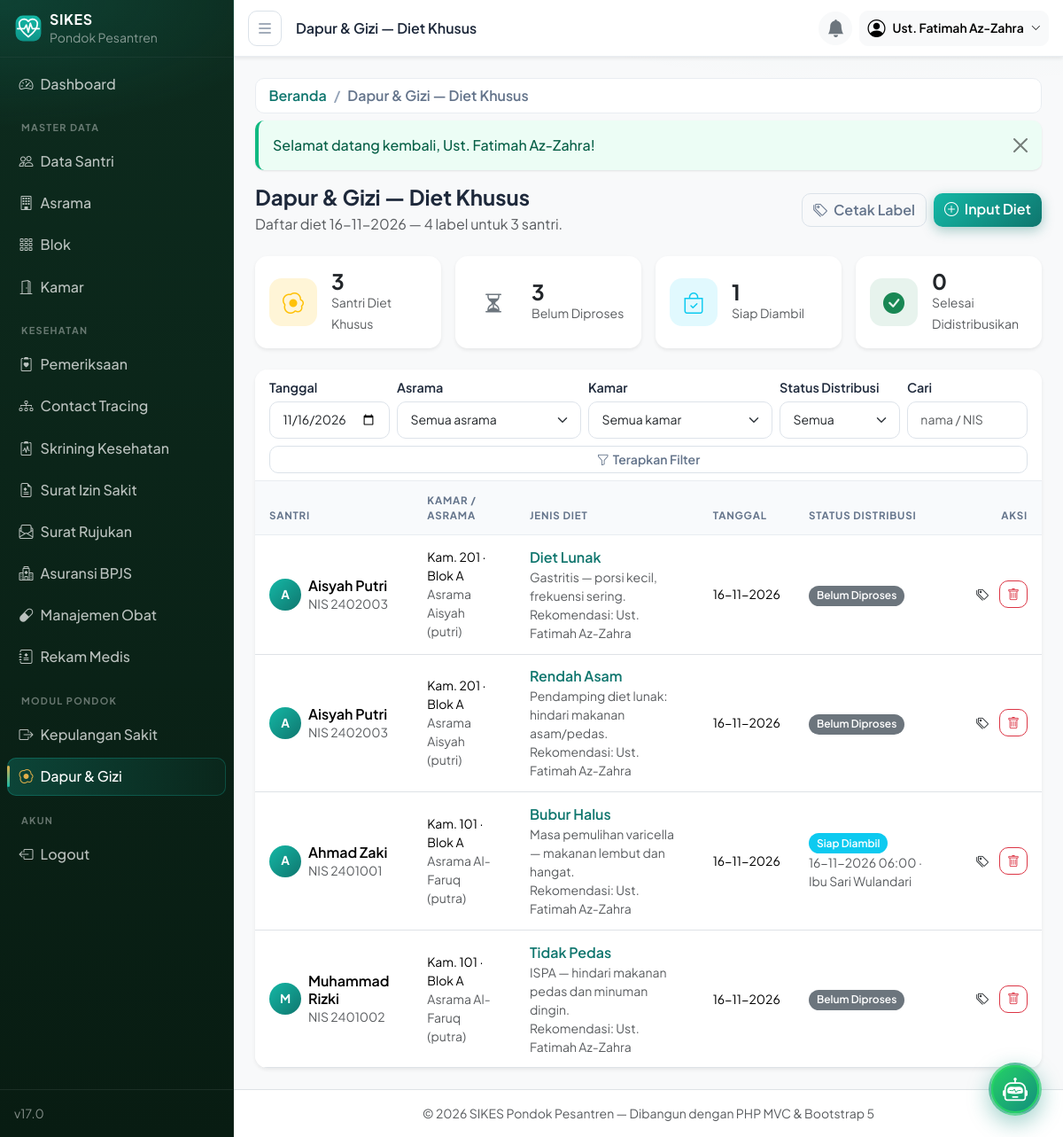
Page /gizi (signed in) on the committed database.
### tables this page shows
CREATE TABLE gizi_diet (
  id                    BIGINT UNSIGNED AUTO_INCREMENT PRIMARY KEY,
  santri_id             INT UNSIGNED NOT NULL,
  tanggal               DATE NOT NULL,
  jenis_diet            ENUM('bubur_halus','tidak_pedas','diet_lunak','lainnya') NOT NULL,
  jenis_lain            VARCHAR(100) DEFAULT NULL COMMENT 'wajib jika jenis_diet = lainnya',
  catatan_medis         TEXT DEFAULT NULL,
  status_distribusi     ENUM('belum','siap','selesai') NOT NULL DEFAULT 'belum',
  distribusi_at         DATETIME DEFAULT NULL,
  distribusi_petugas_id INT UNSIGNED DEFAULT NULL COMMENT 'petugas dapur',
  rekomendasi_id        INT UNSIGNED DEFAULT NULL COMMENT 'tenaga medis pemberi rekomendasi',
  created_at            TIMESTAMP NOT NULL DEFAULT CURRENT_TIMESTAMP,
  updated_at            TIMESTAMP NOT NULL DEFAULT CURRENT_TIMESTAMP ON UPDATE CURRENT_TIMESTAMP,
  UNIQUE KEY uq_gizi (santri_id, tanggal, jenis_diet),
  INDEX idx_gizi_tanggal (tanggal),
  INDEX idx_gizi_status (status_distribusi),
  CONSTRAINT fk_gizi_santri FOREIGN KEY (santri_id) REFERENCES santri (id)
    ON DELETE CASCADE ON UPDATE CASCADE,
  CONSTRAINT fk_gizi_rekomendasi FOREIGN KEY (rekomendasi_id) REFERENCES users (id)
    ON DELETE SET NULL ON UPDATE CASCADE,
  CONSTRAINT fk_gizi_distribusi FOREIGN KEY (distribusi_petugas_id) REFERENCES users (id)
    ON DELETE SET NULL ON UPDATE CASCADE
);

CREATE TABLE santri (
  id            INT UNSIGNED AUTO_INCREMENT PRIMARY KEY,
  nis           VARCHAR(20) NOT NULL UNIQUE,
  nisn          VARCHAR(15) DEFAULT NULL UNIQUE,
  nama          VARCHAR(100) NOT NULL,
  jenis_kelamin ENUM('L','P') NOT NULL,
  tempat_lahir  VARCHAR(100) DEFAULT NULL,
  tanggal_lahir DATE DEFAULT NULL,
  alamat        VARCHAR(255) DEFAULT NULL,
  no_telepon    VARCHAR(20) DEFAULT NULL,
  wali_id       INT UNSIGNED DEFAULT NULL,
  kamar_id      INT UNSIGNED DEFAULT NULL COMMENT 'NULL = belum ditempatkan',
  status        ENUM('aktif','nonaktif') NOT NULL DEFAULT 'aktif',
  created_at    TIMESTAMP NOT NULL DEFAULT CURRENT_TIMESTAMP,
  updated_at    TIMESTAMP NOT NULL DEFAULT CURRENT_TIMESTAMP ON UPDATE CURRENT_TIMESTAMP,
  INDEX idx_santri_nama (nama),
  INDEX idx_santri_status (status),
  CONSTRAINT fk_santri_wali FOREIGN KEY (wali_id) REFERENCES wali_santri (id)
    ON DELETE SET NULL ON UPDATE CASCADE,
  CONSTRAINT fk_santri_kamar FOREIGN KEY (kamar_id) REFERENCES kamar (id)
    ON DELETE SET NULL ON UPDATE CASCADE
);

CREATE TABLE kamar (
  id         INT UNSIGNED AUTO_INCREMENT PRIMARY KEY,
  blok_id    INT UNSIGNED NOT NULL,
  nama       VARCHAR(50)  NOT NULL,
  kapasitas  INT UNSIGNED NOT NULL DEFAULT 8,
  created_at TIMESTAMP NOT NULL DEFAULT CURRENT_TIMESTAMP,
  updated_at TIMESTAMP NOT NULL DEFAULT CURRENT_TIMESTAMP ON UPDATE CURRENT_TIMESTAMP,
  UNIQUE KEY uq_kamar (blok_id, nama),
  CONSTRAINT fk_kamar_blok FOREIGN KEY (blok_id) REFERENCES blok (id)
    ON DELETE RESTRICT ON UPDATE CASCADE
);

CREATE TABLE blok (
  id         INT UNSIGNED AUTO_INCREMENT PRIMARY KEY,
  asrama_id  INT UNSIGNED NOT NULL,
  nama       VARCHAR(100) NOT NULL,
  keterangan VARCHAR(255) DEFAULT NULL,
  created_at TIMESTAMP NOT NULL DEFAULT CURRENT_TIMESTAMP,
  updated_at TIMESTAMP NOT NULL DEFAULT CURRENT_TIMESTAMP ON UPDATE CURRENT_TIMESTAMP,
  UNIQUE KEY uq_blok (asrama_id, nama),
  CONSTRAINT fk_blok_asrama FOREIGN KEY (asrama_id) REFERENCES asrama (id)
    ON DELETE RESTRICT ON UPDATE CASCADE
);

CREATE TABLE asrama (
  id         INT UNSIGNED AUTO_INCREMENT PRIMARY KEY,
  nama       VARCHAR(100) NOT NULL,
  jenis      ENUM('putra','putri') NOT NULL,
  lokasi     VARCHAR(150) DEFAULT NULL,
  keterangan VARCHAR(255) DEFAULT NULL,
  created_at TIMESTAMP NOT NULL DEFAULT CURRENT_TIMESTAMP,
  updated_at TIMESTAMP NOT NULL DEFAULT CURRENT_TIMESTAMP ON UPDATE CURRENT_TIMESTAMP
);

CREATE TABLE users (
  id         INT UNSIGNED AUTO_INCREMENT PRIMARY KEY,
  nama       VARCHAR(100) NOT NULL,
  username   VARCHAR(50)  NOT NULL UNIQUE,
  email      VARCHAR(100) DEFAULT NULL,
  password   VARCHAR(255) NOT NULL COMMENT 'bcrypt via password_hash()',
  role_id    INT UNSIGNED NOT NULL,
  is_active  TINYINT(1) NOT NULL DEFAULT 1,
  last_login DATETIME DEFAULT NULL,
  created_at TIMESTAMP NOT NULL DEFAULT CURRENT_TIMESTAMP,
  updated_at TIMESTAMP NOT NULL DEFAULT CURRENT_TIMESTAMP ON UPDATE CURRENT_TIMESTAMP,
  CONSTRAINT fk_users_role FOREIGN KEY (role_id) REFERENCES roles (id)
    ON DELETE RESTRICT ON UPDATE CASCADE
);

### app/views/gizi/index.php (the view, shortened to what the rows shown need)
<?php
 $labelQs = base_url('/gizi/label-hari-ini?' . http_build_query(array_filter([
    'tanggal' => $filters['tanggal'], 'asrama' => $filters['asrama'] ?: null, 'kamar' => $filters['kamar'] ?: null,
])));
 $canRekomendasi = Auth::hasPermission('gizi.rekomendasi');
 $cards = [
    ['label' => 'Santri Diet Khusus',    'count' => $stats['santri'],  'color' => 'warning',   'icon' => 'bi-egg-fried'],
    ['label' => 'Belum Diproses',        'count' => $stats['belum'],   'color' => 'secondary', 'icon' => 'bi-hourglass-split'],
    ['label' => 'Siap Diambil',          'count' => $stats['siap'],    'color' => 'info',      'icon' => 'bi-bag-check'],
    ['label' => 'Selesai Didistribusikan','count' => $stats['selesai'],'color' => 'success',   'icon' => 'bi-check-circle-fill'],
];
?>
<div class="d-flex flex-wrap align-items-center justify-content-between mb-4 gap-2">
    <div>
        <h1 class="h4 fw-bold mb-1">Dapur &amp; Gizi — Diet Khusus</h1>
        <p class="text-muted mb-0">
            Daftar diet <?= e(date('d-m-Y', strtotime($filters['tanggal']))) ?> —
            <?= (int) $stats['total'] ?> label untuk <?= (int) $stats['santri'] ?> santri.
        </p>
    </div>
    <div class="d-flex gap-2">
        <a href="<?= $labelQs ?>" class="btn btn-outline-secondary">
            <i class="bi bi-tags me-1"></i> Cetak Label
        </a>
        <?php if ($canRekomendasi): ?>
        <a href="<?= base_url('/gizi/create') ?>" class="btn btn-brand">
            <i class="bi bi-plus-circle me-1"></i> Input Diet
        </a>
        <?php endif; ?>
    </div>
</div>
<?php require ROOT_PATH . '/app/views/partials/flash.php'; ?>
<div class="row g-3 mb-4">
    <?php foreach ($cards as $c): ?>
    <div class="col-6 col-lg-3">
        <div class="card stat-card h-100 border-0 shadow-sm">
            <div class="card-body d-flex align-items-center gap-3">
                <div class="stat-icon text-<?= $c['color'] ?>"><i class="bi <?= $c['icon'] ?>"></i></div>
                <div>
                    <div class="fw-bold fs-4 lh-1"><?= (int) $c['count'] ?></div>
                    <small class="text-muted"><?= $c['label'] ?></small>
                </div>
            </div>
        </div>
    </div>
    <?php endforeach; ?>
</div>
<div class="card border-0 shadow-sm">
    <div class="card-header bg-white">
        <form class="row g-2 align-items-end" method="GET" action="<?= base_url('/gizi') ?>">
            <div class="col-6 col-md-2">
                <label class="form-label small mb-1">Tanggal</label>
                <input type="date" name="tanggal" class="form-control form-control-sm" value="<?= e($filters['tanggal']) ?>">
            </div>
            <div class="col-6 col-md-3">
                <label class="form-label small mb-1">Asrama</label>
                <select name="asrama" class="form-select form-select-sm">
                    <option value="">Semua asrama</option>
                </select>
            </div>
            <div class="col-6 col-md-3">
                <label class="form-label small mb-1">Kamar</label>
                <select name="kamar" class="form-select form-select-sm">
                    <option value="">Semua kamar</option>
                </select>
            </div>
            <div class="col-6 col-md-2">
                <label class="form-label small mb-1">Status Distribusi</label>
                <select name="status" class="form-select form-select-sm">
                    <option value="">Semua</option>
                </select>
            </div>
            <div class="col-6 col-md-2">
                <label class="form-label small mb-1">Cari</label>
                <input type="text" name="q" class="form-control form-control-sm" placeholder="nama / NIS" value="<?= e($filters['q']) ?>">
            </div>
            <div class="col-12 d-grid">
                <button class="btn btn-sm btn-outline-secondary"><i class="bi bi-funnel me-1"></i>Terapkan Filter</button>
            </div>
        </form>
    </div>
    <div class="table-responsive">
        <table class="table table-hover align-middle mb-0">
            <thead><tr>
                <th>Santri</th><th>Kamar / Asrama</th><th>Jenis Diet</th><th>Tanggal</th>
                <th>Status Distribusi</th><th class="text-end">Aksi</th>
            </tr></thead>
            <tbody>
            <?php foreach ($data['rows'] as $row): $jenis = GiziDiet::displayJenis($row); ?>
                <tr>
                    <td>
                        <div class="d-flex align-items-center gap-2">
                            <div class="avatar-sm"><?= e(strtoupper(mb_substr($row['santri_nama'], 0, 1))) ?></div>
                            <div class="lh-sm">
                                <div class="fw-semibold"><?= e($row['santri_nama']) ?></div>
                                <small class="text-muted">NIS <?= e($row['nis']) ?></small>
                            </div>
                        </div>
                    </td>
                    <td class="small">
                        <?php if ($row['kamar_nama']): ?>
                            Kam. <?= e($row['kamar_nama']) ?> · <?= e($row['blok_nama']) ?>
                            <div class="text-muted"><?= e($row['asrama_nama']) ?> (<?= e($row['asrama_jenis']) ?>)</div>
                        <?php else: ?>
                            <span class="text-muted">Tanpa kamar</span>
                        <?php endif; ?>
                    </td>
                    <td>
                        <span class="fw-semibold text-brand"><?= e($jenis) ?></span>
                        <?php if ($row['catatan_medis']): ?>
                            <div class="small text-muted"><?= e(mb_strimwidth($row['catatan_medis'], 0, 60, '…')) ?></div>
                        <?php endif; ?>
                        <div class="small text-muted">Rekomendasi: <?= e($row['rekomendasi_nama'] ?? '-') ?></div>
                    </td>
                    <td class="small text-nowrap"><?= e(date('d-m-Y', strtotime($row['tanggal']))) ?></td>
                    <td>
                        <span class="badge bg-<?= GiziDiet::STATUS_COLOR[$row['status_distribusi']] ?> text-white">
                            <?= GiziDiet::STATUS_LABEL[$row['status_distribusi']] ?>
                        </span>
                        <?php if ($row['distribusi_at']): ?>
                            <div class="small text-muted"><?= e(date('d-m-Y H:i', strtotime($row['distribusi_at']))) ?> · <?= e($row['distribusi_nama'] ?? '-') ?></div>
                        <?php endif; ?>
                    </td>
                    <td class="text-end text-nowrap">
                        <a class="btn btn-sm btn-outline-brand" href="<?= base_url('/gizi/' . $row['id'] . '/label') ?>" title="Cetak Label">
                            <i class="bi bi-tags"></i>
                        </a>
                        <?php if ($canRekomendasi): ?>
                        <form class="d-inline form-delete" method="POST" action="<?= base_url('/gizi/' . $row['id'] . '/delete') ?>"
                              data-name="rekomendasi diet <?= e($jenis) ?> untuk <?= e($row['santri_nama']) ?>">
                            <button class="btn btn-sm btn-outline-danger" title="Hapus"><i class="bi bi-trash"></i></button>
                        </form>
                        <?php endif; ?>
                    </td>
                </tr>
            <?php endforeach; ?>
            </tbody>
        </table>
    </div>
</div>

### app/core/Router.php (shortened to what the rows shown need)
<?php
class Router
{
    private array $routes = [];
    private function add(string $method, string $path, string $handler, ?string $permission): void
    {
        $this->routes[] = compact('method', 'path', 'handler', 'permission');
    }
    public function dispatch(): void
    {
        $httpMethod = strtoupper($_SERVER['REQUEST_METHOD']);
        $uri        = current_path();
        foreach ($this->routes as $route) {
            if ($route['method'] !== $httpMethod) {
                continue;
            }
            if (preg_match($this->toRegex($route['path']), $uri, $matches)) {
                $params = array_values(array_filter($matches, 'is_string', ARRAY_FILTER_USE_KEY));
                $this->invoke($route['handler'], $params);
                return;
            }
        }
    }
    private function toRegex(string $path): string
    {
        $regex = preg_replace('#\{([a-zA-Z_][a-zA-Z0-9_]*)\}#', '(?<$1>[a-zA-Z0-9_-]+)', $path);
        return '#^' . $regex . '$#';
    }
    private function invoke(string $handler, array $params): void
    {
        [$controllerName, $action] = explode('@', $handler);
        (new $class())->{$action}(...$params);
    }
}

### rows in the picture
gizi_diet: santri.nama "A", santri.nama "Aisyah Putri", santri.nis "2402003", kamar.nama "201", blok.nama "Blok A", asrama.nama "Asrama Aisyah", asrama.jenis "putri", jenis_diet "Diet Lunak", catatan_medis "Gastritis — porsi kecil, frekuensi sering.", rekomendasi.nama "Ust. Fatimah Az-Zahra", tanggal "16-11-2026", status_distribusi "Belum Diproses"
gizi_diet: santri.nama "A", santri.nama "Aisyah Putri", santri.nis "2402003", kamar.nama "201", blok.nama "Blok A", asrama.nama "Asrama Aisyah", asrama.jenis "putri", jenis_lain "Rendah Asam", catatan_medis "Pendamping diet lunak: hindari makanan asam/pedas.", rekomendasi.nama "Ust. Fatimah Az-Zahra", tanggal "16-11-2026", status_distribusi "Belum Diproses"
gizi_diet: santri.nama "A", santri.nama "Ahmad Zaki", santri.nis "2401001", kamar.nama "101", blok.nama "Blok A", asrama.nama "Asrama Al-Faruq", asrama.jenis "putra", jenis_diet "Bubur Halus", catatan_medis "Masa pemulihan varicella — makanan lembut dan hangat.", rekomendasi.nama "Ust. Fatimah Az-Zahra", tanggal "16-11-2026", status_distribusi "Siap Diambil", distribusi_at "16-11-2026 06:00", distribusi_petugas.nama "Ibu Sari Wulandari"
gizi_diet: santri.nama "M", santri.nama "Muhammad Rizki", santri.nis "2401002", kamar.nama "101", blok.nama "Blok A", asrama.nama "Asrama Al-Faruq", asrama.jenis "putra", jenis_diet "Tidak Pedas", catatan_medis "ISPA — hindari makanan pedas dan minuman dingin.", rekomendasi.nama "Ust. Fatimah Az-Zahra", tanggal "16-11-2026", status_distribusi "Belum Diproses"

### other values in the picture
$bcItem['label'] "Beranda"
$bcItem['label'] "Dapur & Gizi — Diet Khusus"
$message "Selamat datang kembali, Ust. Fatimah Az-Zahra!"
$stats['total'] "4"
$stats['santri'] "3"
$c['count'] "3"
$c['label'] "Santri Diet Khusus"
$c['label'] "Belum Diproses"
$c['count'] "1"
$c['label'] "Siap Diambil"
$c['count'] "0"
$c['label'] "Selesai Didistribusikan"
